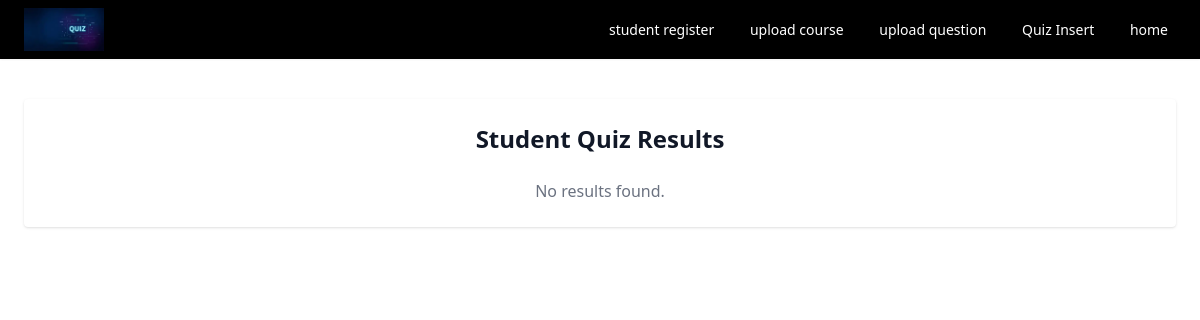
The app's page /results, older data.
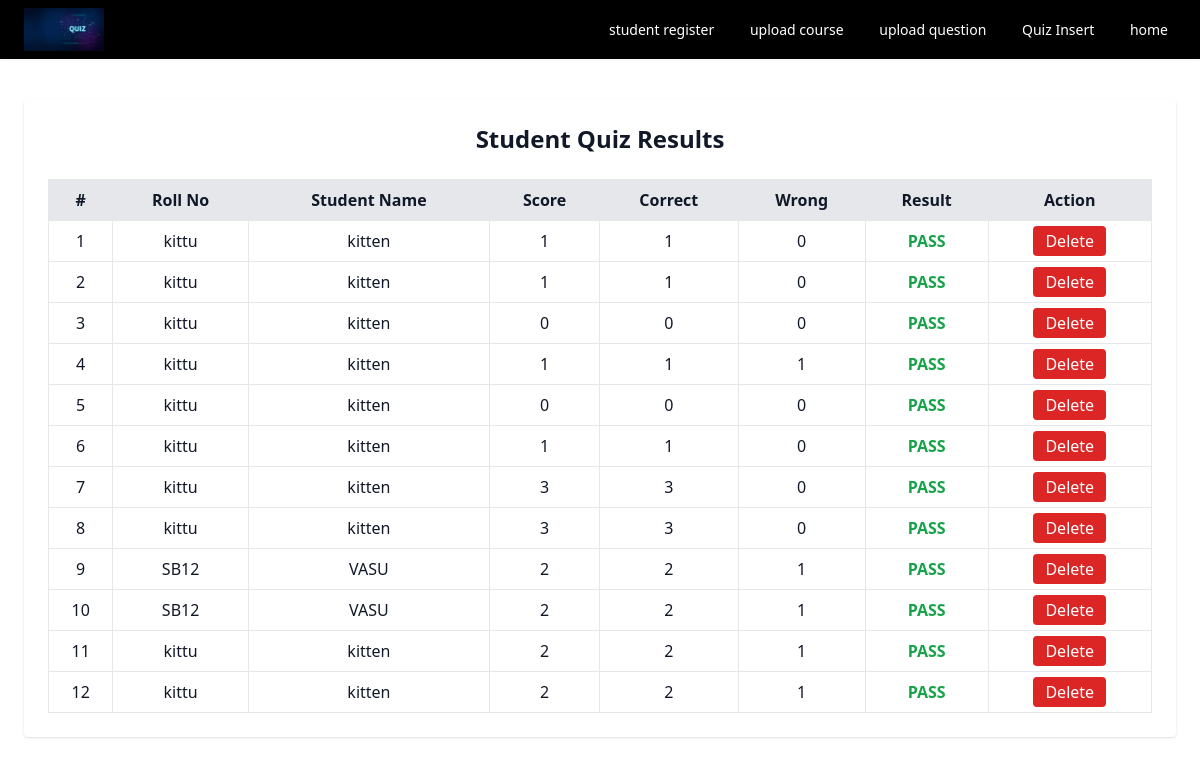
The same page, newer data.
### Common/models.py (models this page shows, shortened)
class result(models.Model):
    roll_no = models.ForeignKey(student_registration,on_delete=models.PROTECT,related_name="RESULTS")
    score = models.IntegerField()
    correct_answer = models.IntegerField()
    wrong_answer = models.IntegerField()
    remarks = models.CharField(max_length=20)

class student_registration(models.Model):
    roll_no = models.CharField(max_length=30,primary_key=True)
    password = models.CharField(max_length=30)
    student_name = models.CharField(max_length=50)
    department_name = models.CharField(max_length=30)
    year = models.IntegerField()
    email_id = models.EmailField(max_length=30,unique=True)

### Faculty/views.py (the view)
# urls.py: path('results', views.faculty_result_view, name='faculty_result_see'),
def faculty_result_view(request):
    results = result.objects.select_related('roll_no').all().order_by('-id')
    return render(request, "faculty_result_view.html", {
        "results": results
    })

### Faculty/Templates/faculty_result_view.html (shortened to what this page needs)
<!DOCTYPE html>
 {% include 'fheader.html' %}
<html>
<head>
    <script src="https://cdn.tailwindcss.com"></script>
</head>
<body class="bg-gray-100 min-h-screen">
<div class="max-w-6xl mx-auto mt-10 bg-white p-6 rounded shadow text-gray-900">
    <h2 class="text-2xl font-bold mb-6 text-center">
        Student Quiz Results
    </h2>
    {% if results %}
    <table class="w-full border border-gray-300 text-center">
        <thead class="bg-gray-200">
            <tr>
                <th class="border p-2">#</th>
                <th class="border p-2">Roll No</th>
                <th class="border p-2">Student Name</th>
                <th class="border p-2">Score</th>
                <th class="border p-2">Correct</th>
                <th class="border p-2">Wrong</th>
                <th class="border p-2">Result</th>
                <th class="border p-2">Action</th>
            </tr>
        </thead>
        <tbody>
            {% for r in results %}
            <tr>
                <td class="border p-2">{{ forloop.counter }}</td>
                <td class="border p-2">{{ r.roll_no.roll_no }}</td>
                <td class="border p-2">{{ r.roll_no.student_name }}</td>
                <td class="border p-2">{{ r.score }}</td>
                <td class="border p-2">{{ r.correct_answer }}</td>
                <td class="border p-2">{{ r.wrong_answer }}</td>
                <td class="border p-2 font-semibold
                    {% if r.remarks == 'PASS' %}
                        text-green-600
                    {% else %}
                        text-red-600
                    {% endif %}
                ">
                    {{ r.remarks }}
                </td>
                <td class="border p-2">
                    <a href="{% url 'delete_result' r.id %}"
                       class="bg-red-600 text-white px-3 py-1 rounded"
                       onclick="return confirm('Delete this result?')">
                        Delete
                    </a>
                </td>
            </tr>
            {% endfor %}
        </tbody>
    </table>
    {% else %}
        <p class="text-center text-gray-500">
            No results found.
        </p>
    {% endif %}
</div>
</body>
</html>

### Faculty/Templates/fheader.html (shortened to what this page needs)
{% load static %}
{% load widget_tweaks %}
<!DOCTYPE html>
<html lang="en">
<head>
    <script src="https://cdn.tailwindcss.com"></script>
</head>
<body class="bg-black-50 text-white">
    <header class=" bg-black shadow-sm">
        <nav class="max-w-7xl mx-auto px-6 py-2 flex items-center justify-between">
          <a href="{% url 'commonhome' %}">
            <img src="{% static 'images/download.jpg.webp' %}" alt="Logo" class="h-25 w-20 mr-3" />
          </a>
            <div class="space-x-4">
                 <a href="{% url 'student_register' %}"
                    class=" px-2 py-1 text-sm font-medium bg-white-500 text-white rounded hover:bg-gray-700 ">
                student register
                <a href="{% url 'question_insert' %}"
                    class=" px-2 py-1 text-sm font-medium bg-white-500 text-white rounded hover:bg-gray-700">
                upload course
                </a>
                <a href="{% url 'upload_question' %}"
                    class=" px-2 py-1 text-sm font-medium bg-white-500 text-white rounded hover:bg-gray-700">
                    upload question
            </a>
                <a href="{% url 'quiz_insert' %}"
                    class=" px-2 py-1 text-sm font-medium bg-white-500 text-white rounded hover:bg-gray-700">
                Quiz Insert
                </a>
                <a href="{% url 'faculty_home' %}"
                    class=" px-2 py-1 text-sm font-medium bg-white-500 text-white rounded hover:bg-gray-700">
                home
                </a>
            </div>
        </nav>
    </header>
</body>

Row changes from the older to the newer data that the page shows:
added result: roll_no.roll_no "kittu", roll_no.student_name "kitten", score "1", correct_answer "1", wrong_answer "0", remarks "PASS"
added result: roll_no.roll_no "kittu", roll_no.student_name "kitten", score "1", correct_answer "1", wrong_answer "0", remarks "PASS"
added result: roll_no.roll_no "kittu", roll_no.student_name "kitten", score "0", correct_answer "0", wrong_answer "0", remarks "PASS"
added result: roll_no.roll_no "kittu", roll_no.student_name "kitten", score "1", correct_answer "1", wrong_answer "1", remarks "PASS"
added result: roll_no.roll_no "kittu", roll_no.student_name "kitten", score "0", correct_answer "0", wrong_answer "0", remarks "PASS"
added result: roll_no.roll_no "kittu", roll_no.student_name "kitten", score "1", correct_answer "1", wrong_answer "0", remarks "PASS"
added result: roll_no.roll_no "kittu", roll_no.student_name "kitten", score "3", correct_answer "3", wrong_answer "0", remarks "PASS"
added result: roll_no.roll_no "kittu", roll_no.student_name "kitten", score "3", correct_answer "3", wrong_answer "0", remarks "PASS"
added result: roll_no.roll_no "SB12", roll_no.student_name "VASU", score "2", correct_answer "2", wrong_answer "1", remarks "PASS"
added result: roll_no.roll_no "SB12", roll_no.student_name "VASU", score "2", correct_answer "2", wrong_answer "1", remarks "PASS"
added result: roll_no.roll_no "kittu", roll_no.student_name "kitten", score "2", correct_answer "2", wrong_answer "1", remarks "PASS"
added result: roll_no.roll_no "kittu", roll_no.student_name "kitten", score "2", correct_answer "2", wrong_answer "1", remarks "PASS"
Text that changed along with them:
text no longer shown: "No results found."
text now shown: "# Roll No Student Name Score Correct Wrong Result Action"
